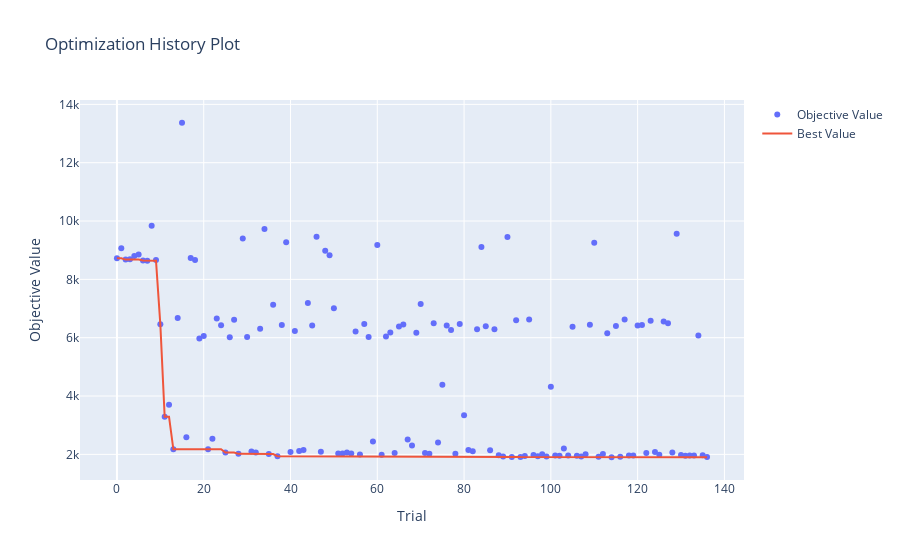

Here is the notebook cell this chart was saved with:
### Code cell
from optuna.visualization import plot_optimization_history
plot_optimization_history(study_optuna)

### Figure 1 — Plotly figure (JSON) as saved in the notebook; plotly's stock layout.template omitted (floating-point values rounded to 4 significant figures; data arrays with more than 128 entries replaced by an {"elided": "..."} marker saying what was removed)
{"data": [{"mode": "markers", "name": "Objective Value", "type": "scatter", "x": {"elided": "137 int values"}, "y": {"elided": "137 float values"}}, {"mode": "lines", "name": "Best Value", "type": "scatter", "x": {"elided": "137 int values"}, "y": {"elided": "137 float values"}}, {"marker": {"color": "#cccccc"}, "mode": "markers", "name": "Infeasible Trial", "showlegend": false, "type": "scatter", "x": [], "y": []}], "layout": {"autosize": true, "title": {"text": "Optimization History Plot"}, "xaxis": {"autorange": true, "range": [-8.307, 144.3], "title": {"text": "Trial"}, "type": "linear"}, "yaxis": {"autorange": true, "range": [954.8, 14320.0], "title": {"text": "Objective Value"}, "type": "linear"}}}
